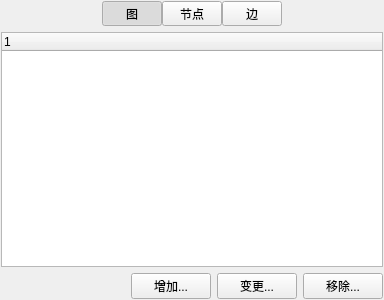
<?xml version="1.0" encoding="UTF-8"?>
<ui version="4.0">
 <class>CClassAttributesEditorUI</class>
 <widget class="QWidget" name="CClassAttributesEditorUI">
  <property name="geometry">
   <rect>
    <x>0</x>
    <y>0</y>
    <width>384</width>
    <height>300</height>
   </rect>
  </property>
  <property name="windowTitle">
   <string>Custom Attributes</string>
  </property>
  <layout class="QVBoxLayout" name="verticalLayout">
   <property name="leftMargin">
    <number>1</number>
   </property>
   <property name="topMargin">
    <number>1</number>
   </property>
   <property name="rightMargin">
    <number>1</number>
   </property>
   <property name="bottomMargin">
    <number>1</number>
   </property>
   <item>
    <layout class="QHBoxLayout" name="horizontalLayout_2">
     <property name="spacing">
      <number>0</number>
     </property>
     <item>
      <spacer name="horizontalSpacer_3">
       <property name="orientation">
        <enum>Qt::Horizontal</enum>
       </property>
       <property name="sizeType">
        <enum>QSizePolicy::Expanding</enum>
       </property>
       <property name="sizeHint" stdset="0">
        <size>
         <width>0</width>
         <height>0</height>
        </size>
       </property>
      </spacer>
     </item>
     <item>
      <widget class="QToolButton" name="GraphButton">
       <property name="sizePolicy">
        <sizepolicy hsizetype="Fixed" vsizetype="Preferred">
         <horstretch>0</horstretch>
         <verstretch>0</verstretch>
        </sizepolicy>
       </property>
       <property name="minimumSize">
        <size>
         <width>60</width>
         <height>23</height>
        </size>
       </property>
       <property name="statusTip">
        <string>Edit graph attributes</string>
       </property>
       <property name="text">
        <string>图</string>
       </property>
       <property name="icon">
        <iconset resource="commonui.qrc">
         <normaloff>:/Icons/Graph</normaloff>:/Icons/Graph</iconset>
       </property>
       <property name="iconSize">
        <size>
         <width>20</width>
         <height>20</height>
        </size>
       </property>
       <property name="checkable">
        <bool>true</bool>
       </property>
       <property name="checked">
        <bool>true</bool>
       </property>
       <property name="autoExclusive">
        <bool>true</bool>
       </property>
       <property name="toolButtonStyle">
        <enum>Qt::ToolButtonTextBesideIcon</enum>
       </property>
      </widget>
     </item>
     <item>
      <widget class="QToolButton" name="NodeButton">
       <property name="sizePolicy">
        <sizepolicy hsizetype="Fixed" vsizetype="Preferred">
         <horstretch>0</horstretch>
         <verstretch>0</verstretch>
        </sizepolicy>
       </property>
       <property name="minimumSize">
        <size>
         <width>60</width>
         <height>23</height>
        </size>
       </property>
       <property name="statusTip">
        <string>Edit default node attributes</string>
       </property>
       <property name="text">
        <string>节点</string>
       </property>
       <property name="icon">
        <iconset resource="commonui.qrc">
         <normaloff>:/Icons/Node-Disc</normaloff>:/Icons/Node-Disc</iconset>
       </property>
       <property name="iconSize">
        <size>
         <width>20</width>
         <height>20</height>
        </size>
       </property>
       <property name="checkable">
        <bool>true</bool>
       </property>
       <property name="autoExclusive">
        <bool>true</bool>
       </property>
       <property name="toolButtonStyle">
        <enum>Qt::ToolButtonTextBesideIcon</enum>
       </property>
      </widget>
     </item>
     <item>
      <widget class="QToolButton" name="EdgeButton">
       <property name="sizePolicy">
        <sizepolicy hsizetype="Fixed" vsizetype="Preferred">
         <horstretch>0</horstretch>
         <verstretch>0</verstretch>
        </sizepolicy>
       </property>
       <property name="minimumSize">
        <size>
         <width>60</width>
         <height>23</height>
        </size>
       </property>
       <property name="statusTip">
        <string>Edit default edge attributes</string>
       </property>
       <property name="text">
        <string>边</string>
       </property>
       <property name="icon">
        <iconset resource="commonui.qrc">
         <normaloff>:/Icons/Edge-Undirected</normaloff>:/Icons/Edge-Undirected</iconset>
       </property>
       <property name="iconSize">
        <size>
         <width>20</width>
         <height>20</height>
        </size>
       </property>
       <property name="checkable">
        <bool>true</bool>
       </property>
       <property name="autoExclusive">
        <bool>true</bool>
       </property>
       <property name="toolButtonStyle">
        <enum>Qt::ToolButtonTextBesideIcon</enum>
       </property>
      </widget>
     </item>
     <item>
      <spacer name="horizontalSpacer_2">
       <property name="orientation">
        <enum>Qt::Horizontal</enum>
       </property>
       <property name="sizeType">
        <enum>QSizePolicy::Expanding</enum>
       </property>
       <property name="sizeHint" stdset="0">
        <size>
         <width>0</width>
         <height>0</height>
        </size>
       </property>
      </spacer>
     </item>
    </layout>
   </item>
   <item>
    <widget class="CPropertyEditorUIBase" name="Editor"/>
   </item>
   <item>
    <layout class="QHBoxLayout" name="horizontalLayout">
     <item>
      <spacer name="horizontalSpacer">
       <property name="orientation">
        <enum>Qt::Horizontal</enum>
       </property>
       <property name="sizeHint" stdset="0">
        <size>
         <width>40</width>
         <height>20</height>
        </size>
       </property>
      </spacer>
     </item>
     <item>
      <widget class="QPushButton" name="AddButton">
       <property name="statusTip">
        <string>Add new custom attribute for the selected items</string>
       </property>
       <property name="text">
        <string>增加...</string>
       </property>
      </widget>
     </item>
     <item>
      <widget class="QPushButton" name="ChangeButton">
       <property name="statusTip">
        <string>Change selected attribute's id and type</string>
       </property>
       <property name="text">
        <string>变更...</string>
       </property>
      </widget>
     </item>
     <item>
      <widget class="QPushButton" name="RemoveButton">
       <property name="statusTip">
        <string>Remove the attribute from the selected items</string>
       </property>
       <property name="text">
        <string>移除...</string>
       </property>
      </widget>
     </item>
    </layout>
   </item>
  </layout>
 </widget>
 <customwidgets>
  <customwidget>
   <class>CPropertyEditorUIBase</class>
   <extends>QTreeWidget</extends>
   <header location="global">CPropertyEditorUIBase.h</header>
  </customwidget>
 </customwidgets>
 <tabstops>
  <tabstop>GraphButton</tabstop>
  <tabstop>NodeButton</tabstop>
  <tabstop>EdgeButton</tabstop>
  <tabstop>Editor</tabstop>
  <tabstop>AddButton</tabstop>
  <tabstop>ChangeButton</tabstop>
  <tabstop>RemoveButton</tabstop>
 </tabstops>
 <resources>
  <include location="commonui.qrc"/>
 </resources>
 <connections/>
</ui>
